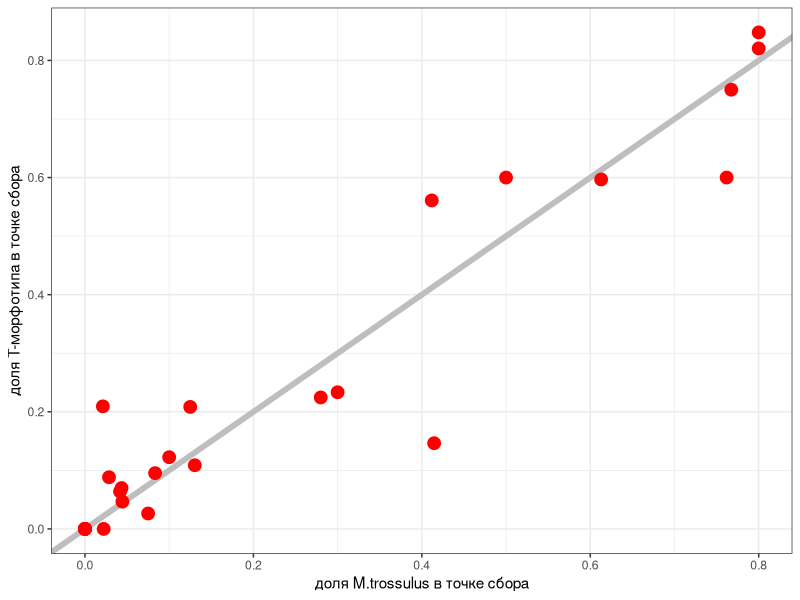

Write the R code that produced this figure. (Note: this script raises an error after producing the figure.)
## ---- chunk 1
library(knitr)
opts_chunk$set(echo = FALSE, warning = FALSE, message = FALSE, cache = TRUE)



## ---- chunk 2
myt<- read.table(file = "data/myt_all.csv", sep = ";", head = TRUE)

myt$Morph <- ifelse (test = myt$Z == 0, yes = "T_m", no = "E_m") 

library(dplyr)

myt_prob <- myt %>% group_by(population) %>% summarise(Prop_Tm = mean(Morph == "T_m", na.rm = TRUE), Prop_MT = mean(species == "trossulus", na.rm = TRUE ) )

library(ggplot2)

ggplot( data = myt_prob, aes(x = Prop_MT, y = Prop_Tm))+geom_abline(slope = 1,intercept = 0, color = "gray", size = 2) + geom_point(size = 4, color = "red")+ theme_bw()+ labs(x = "доля M.trossulus в точке сбора", y = "доля T-морфотипа в точке сбора")
## ---- chunk 3

river <- read.table("data/river.csv", header = TRUE, sep = "," )
kable(river, align = "lccc", col.names = c("Название реки", "Широта", "Долгота", "Площадь водосбора, кв. км"), caption = "*Таблица 1.* Крупные реки, впадающие акваторию Кандалакшского залива Белого моря. Приведены координаты устья.")

## ---- chunk 4
port <- read.table("data/port.csv", header = TRUE, sep = "," )
kable(port, align = "lccc", col.names = c("Портовой пункт", "Широта", "Долгота", "Состояние на момент сбора материала"), caption = "*Таблица 2.* Характеристики портовых пунктов, расположенных в Кандалакшском заливе Белого моря.")
## ---- chunk 5
myt2<- read.table(file = "data/myt_Z0_all_full.csv", sep = ",", head = TRUE)

ggplot(myt2, aes(x = PropT*100)) + geom_histogram(binwidth = 10, fill = "gray", color = "black" ) + theme_bw() + labs(x = "Доля мидий T-морфотипа в поселении (%)", y = "Количесвто проб")

